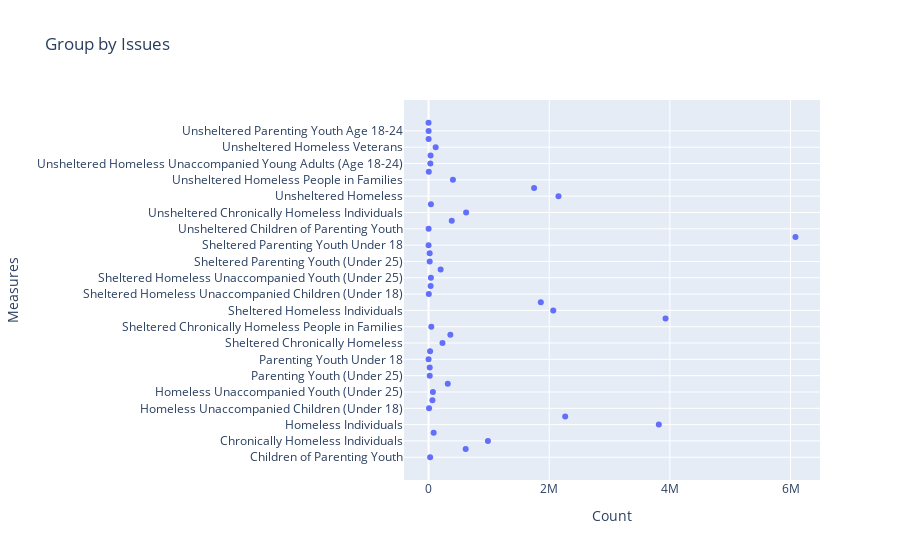

The code cell stored with this chart in its notebook:
### Code cell
# import pandas as pd
# import plotly.express as px


# fig = px.scatter(df_measures, x = 'Count',  title='Group by Issues')
# fig.show()

### Figure 1 — Plotly figure (JSON) as saved in the notebook; plotly's stock layout.template omitted (floating-point values rounded to 4 significant figures)
{"data": [{"hovertemplate": "Count=%{x}<br>Measures=%{y}<extra></extra>", "legendgroup": "", "marker": {"color": "#636efa", "symbol": "circle"}, "mode": "markers", "name": "", "orientation": "h", "showlegend": false, "type": "scatter", "x": [26560, 615437, 983926, 84713, 3816262, 2264875, 8491, 64102, 72593, 318538, 19793, 19575, 218, 25325, 230737, 361297, 45547, 3927844, 2067033, 1860811, 4505, 34521, 39026, 200113, 18834, 18626, 208, 6081137, 1235, 384700, 622629, 39166, 2153293, 1749229, 404064, 3986, 29581, 33567, 118425, 959, 949, 10], "xaxis": "x", "y": ["Children of Parenting Youth", "Chronically Homeless", "Chronically Homeless Individuals", "Chronically Homeless People in Families", "Homeless Individuals", "Homeless People in Families", "Homeless Unaccompanied Children (Under 18)", "Homeless Unaccompanied Young Adults (Age 18-24)", "Homeless Unaccompanied Youth (Under 25)", "Homeless Veterans", "Parenting Youth (Under 25)", "Parenting Youth Age 18-24", "Parenting Youth Under 18", "Sheltered Children of Parenting Youth", "Sheltered Chronically Homeless", "Sheltered Chronically Homeless Individuals", "Sheltered Chronically Homeless People in Families", "Sheltered Homeless", "Sheltered Homeless Individuals", "Sheltered Homeless People in Families", "Sheltered Homeless Unaccompanied Children (Under 18)", "Sheltered Homeless Unaccompanied Young Adults (Age 18-24)", "Sheltered Homeless Unaccompanied Youth (Under 25)", "Sheltered Homeless Veterans", "Sheltered Parenting Youth (Under 25)", "Sheltered Parenting Youth Age 18-24", "Sheltered Parenting Youth Under 18", "Total Homeless", "Unsheltered Children of Parenting Youth", "Unsheltered Chronically Homeless", "Unsheltered Chronically Homeless Individuals", "Unsheltered Chronically Homeless People in Families", "Unsheltered Homeless", "Unsheltered Homeless Individuals", "Unsheltered Homeless People in Families", "Unsheltered Homeless Unaccompanied Children (Under 18)", "Unsheltered Homeless Unaccompanied Young Adults (Age 18-24)", "Unsheltered Homeless Unaccompanied Youth (Under 25)", "Unsheltered Homeless Veterans", "Unsheltered Parenting Youth (Under 25)", "Unsheltered Parenting Youth Age 18-24", "Unsheltered Parenting Youth Under 18"], "yaxis": "y"}], "layout": {"legend": {"tracegroupgap": 0}, "title": {"text": "Group by Issues"}, "xaxis": {"anchor": "y", "domain": [0, 1], "title": {"text": "Count"}}, "yaxis": {"anchor": "x", "domain": [0, 1], "title": {"text": "Measures"}}}}
